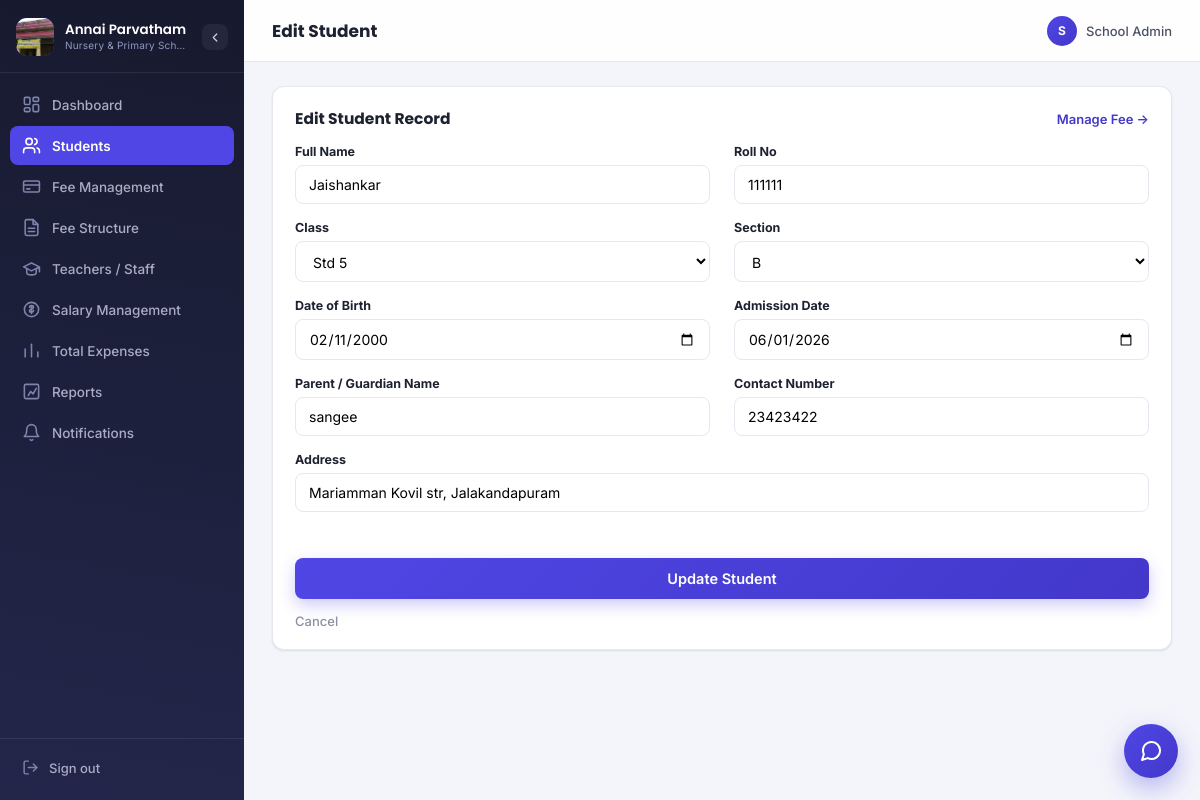
The page /students/2/edit (signed in) on the database its author committed.
### models.py (models this page shows)
class Student(db.Model):
    id = db.Column(db.Integer, primary_key=True)
    name = db.Column(db.String(120), nullable=False, index=True)
    class_name = db.Column(db.String(40), nullable=False, index=True)
    section = db.Column(db.String(10), index=True)
    roll_no = db.Column(db.String(40), nullable=False)
    dob = db.Column(db.String(20))
    parent_name = db.Column(db.String(120))
    contact = db.Column(db.String(20))
    address = db.Column(db.String(250))
    admission_date = db.Column(db.String(20))
    __table_args__ = (db.UniqueConstraint("class_name", "roll_no", name="uq_class_roll"),)
    fee = db.relationship("StudentFee", backref="student", uselist=False, cascade="all, delete-orphan")
    payments = db.relationship("FeePayment", backref="student", cascade="all, delete-orphan")
    fee_items = db.relationship("StudentFeeItem", backref="student", cascade="all, delete-orphan")

### blueprints/students.py (the view, shortened to what this page needs)
@bp.route("/students/<int:student_id>/edit", methods=["GET", "POST"])
@login_required
def edit_student(student_id):
    s = Student.query.get_or_404(student_id)
    return render_template("edit_student.html", s=s, class_choices=CLASS_CHOICES, section_choices=SECTION_CHOICES)

### helpers.py (called while the page is built)
def login_required(f):
    @wraps(f)
    def wrapper(*args, **kwargs):
        if "admin_id" not in session:
            return redirect(url_for("auth.login"))
        return f(*args, **kwargs)
    return wrapper

### templates/edit_student.html (shortened to what this page needs)
{% extends "base.html" %}
{% block header %}Edit Student{% endblock %}
{% block content %}
<div class="panel">
  <div class="panel-head">
    <h3>Edit Student Record</h3>
    <a href="{{ url_for('fees.student_fee_detail', student_id=s.id) }}" class="link-btn">Manage Fee &rarr;</a>
  </div>
  <form method="POST" class="form-grid-2col">
    <div class="form-row">
      <label>Full Name</label>
      <input type="text" name="name" value="{{ s.name }}" required>
    </div>
    <div class="form-row">
      <label>Roll No</label>
      <input type="text" name="roll_no" value="{{ s.roll_no }}" required>
    </div>
    <div class="form-row">
      <label>Class</label>
      <select name="class_name" required>
        {% for c in class_choices %}
          <option value="{{ c }}" {{ 'selected' if s.class_name == c }}>{{ c }}</option>
        {% endfor %}
      </select>
    </div>
    <div class="form-row">
      <label>Section</label>
      <select name="section" required>
        {% for sec in section_choices %}
          <option value="{{ sec }}" {{ 'selected' if s.section == sec }}>{{ sec }}</option>
        {% endfor %}
      </select>
    </div>
    <div class="form-row">
      <label>Date of Birth</label>
      <input type="date" name="dob" value="{{ s.dob or '' }}">
    </div>
    <div class="form-row">
      <label>Admission Date</label>
      <input type="date" name="admission_date" value="{{ s.admission_date or '' }}">
    </div>
    <div class="form-row">
      <label>Parent / Guardian Name</label>
      <input type="text" name="parent_name" value="{{ s.parent_name or '' }}">
    </div>
    <div class="form-row">
      <label>Contact Number</label>
      <input type="text" name="contact" value="{{ s.contact or '' }}">
    </div>
    <div class="form-row full-width">
      <label>Address</label>
      <input type="text" name="address" value="{{ s.address or '' }}" placeholder="e.g. 12 Gandhi Street, Salem">
    </div>
    <div class="form-actions">
      <button type="submit" class="submit-btn">Update Student</button>
      <a href="{{ url_for('students.students') }}" class="cancel-link">Cancel</a>
    </div>
  </form>
</div>
{% endblock %}

### static/css/style.css (style rules this page uses)
:root { --primary: #4f46e5; --primary-dark: #4338ca; --primary-light: #eef0ff; --primary-softer: #e0e3ff; --accent: #f59e0b; --accent-dark: #b45309; --ink: #1e2130; --ink-soft: #4b5065; --muted: #8a8fa3; --border: #e6e8f0; --border-soft: #eef0f6; --bg: #f4f5fa; --surface: #ffffff; --green: #0f9d63; --green-bg: #e6f8ef; --red: #e0374a; --red-bg: #fdecee; --amber: #b5790a; --amber-bg: #fdf3dd; --sidebar-bg-1: #171a2e; --sidebar-bg-2: #23264a; --sidebar-text: #a9acc4; --sidebar-text-active: #ffffff; --radius: 12px; --radius-sm: 8px; --radius-lg: 16px; --shadow-soft: 0 1px 2px rgba(23, 26, 46, 0.06), 0 1px 3px rgba(23, 26, 46, 0.05); --shadow-card: 0 8px 24px rgba(23, 26, 46, 0.10); --shadow-pop: 0 16px 40px rgba(23, 26, 46, 0.16); --font-display: "Poppins", "Segoe UI", sans-serif; --font-body: "Inter", "Segoe UI", -apple-system, BlinkMacSystemFont, sans-serif; --font-data: "Inter", "Segoe UI", sans-serif; --wine: var(--ink); --wine-deep: var(--sidebar-bg-1); --navy: var(--ink); --navy-light: var(--ink-soft); --rose: var(--primary); --rose-dark: var(--primary-dark); --rose-tint: var(--primary-light); --gold: var(--accent); --gold-dark: var(--accent-dark); --forest: var(--green); --forest-tint: var(--green-bg); --sidebar-w: 244px; --sidebar-w-collapsed: 76px; --topbar-h: 62px; }
* { box-sizing: border-box; }
body { margin: 0; font-family: var(--font-body); background: var(--bg); color: var(--ink); font-size: 14px; -webkit-font-smoothing: antialiased; }
a { text-decoration: none; color: inherit; }
button { font-family: inherit; }
.submit-btn { width: 100%; margin-top: 22px; padding: 12px; border: none; border-radius: var(--radius-sm); background: linear-gradient(135deg, var(--primary), var(--primary-dark)); color: #fff; font-size: 14.5px; font-family: var(--font-body); font-weight: 600; cursor: pointer; box-shadow: 0 6px 16px rgba(79, 70, 229, 0.28); transition: transform 0.15s ease, box-shadow 0.15s ease, filter 0.15s ease; }
.panel { background: var(--surface); border: 1px solid var(--border); border-radius: var(--radius); padding: 20px 22px; margin-bottom: 20px; box-shadow: var(--shadow-soft); }
.panel h3 { margin: 0 0 14px; font-size: 15.5px; font-family: var(--font-display); font-weight: 700; color: var(--ink); }
.panel-head { display: flex; align-items: center; justify-content: space-between; gap: 12px; margin-bottom: 14px; flex-wrap: wrap; }
.panel-head h3 { margin: 0; }
.link-btn { color: var(--primary-dark); font-weight: 600; font-size: 13px; white-space: nowrap; }
.form-grid-2col { display: grid; grid-template-columns: 1fr 1fr; gap: 4px 24px; max-width: 860px; }
.form-grid-2col .form-row.full-width { grid-column: 1 / -1; }
.form-grid-2col hr, .form-grid-2col .section-label, .form-grid-2col .form-actions { grid-column: 1 / -1; }
.form-row { display: flex; flex-direction: column; margin-bottom: 12px; }
.form-row label { font-size: 12.5px; font-weight: 700; color: var(--ink); margin-bottom: 6px; }
.form-row input, .form-row select { padding: 10px 13px; border: 1.5px solid var(--border); border-radius: var(--radius-sm); font-size: 14px; font-family: var(--font-body); background: #fff; transition: border-color 0.15s ease, box-shadow 0.15s ease; }
.form-actions { display: flex; align-items: center; gap: 14px; margin-top: 8px; flex-wrap: wrap; }
.cancel-link { color: var(--muted); font-size: 13px; font-weight: 500; }

### rows shown on the page
Student: name "Jaishankar", roll_no "111111", dob "02/11/2000", admission_date "06/01/2026", parent_name "sangee", contact "23423422", address "Mariamman Kovil str, Jalakandapuram"

### other values the page prints
{{ session.get('admin_name','A')[0] }} "S"
{{ session.get('admin_name','Admin') }} "School Admin"
form field class_name "Std 5"
form field section "B"
